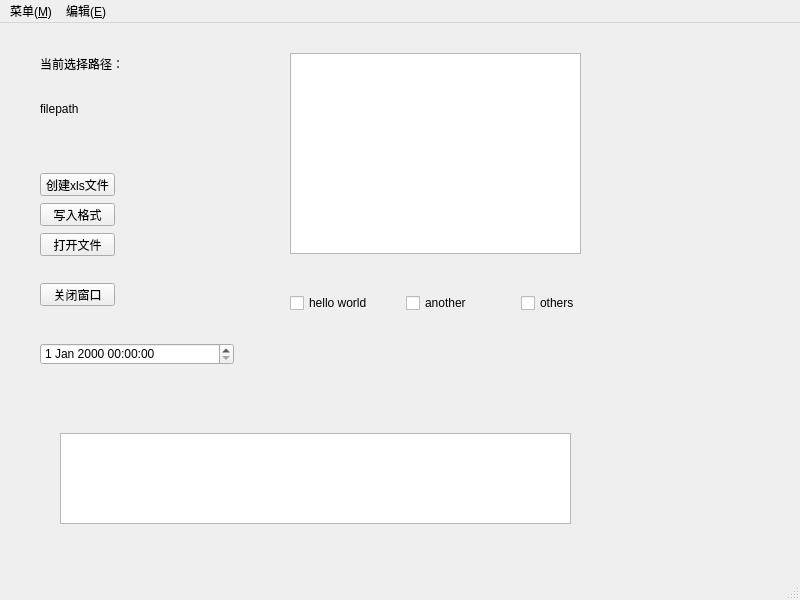
<?xml version="1.0" encoding="UTF-8"?>
<ui version="4.0">
 <class>MainWindow</class>
 <widget class="QMainWindow" name="MainWindow">
  <property name="geometry">
   <rect>
    <x>0</x>
    <y>0</y>
    <width>800</width>
    <height>600</height>
   </rect>
  </property>
  <property name="windowTitle">
   <string>MainWindow</string>
  </property>
  <widget class="QWidget" name="centralwidget">
   <widget class="QPushButton" name="pb_close">
    <property name="geometry">
     <rect>
      <x>40</x>
      <y>260</y>
      <width>75</width>
      <height>23</height>
     </rect>
    </property>
    <property name="text">
     <string>关闭窗口</string>
    </property>
   </widget>
   <widget class="QWidget" name="verticalLayoutWidget">
    <property name="geometry">
     <rect>
      <x>290</x>
      <y>30</y>
      <width>291</width>
      <height>201</height>
     </rect>
    </property>
    <layout class="QVBoxLayout" name="verticalLayout">
     <item>
      <widget class="QListView" name="listView"/>
     </item>
    </layout>
   </widget>
   <widget class="QPushButton" name="pb_savefile">
    <property name="geometry">
     <rect>
      <x>40</x>
      <y>150</y>
      <width>75</width>
      <height>23</height>
     </rect>
    </property>
    <property name="text">
     <string>创建xls文件</string>
    </property>
   </widget>
   <widget class="QPushButton" name="pb_writeformat">
    <property name="geometry">
     <rect>
      <x>40</x>
      <y>180</y>
      <width>75</width>
      <height>23</height>
     </rect>
    </property>
    <property name="text">
     <string>写入格式</string>
    </property>
   </widget>
   <widget class="QPushButton" name="pb_openfile">
    <property name="geometry">
     <rect>
      <x>40</x>
      <y>210</y>
      <width>75</width>
      <height>23</height>
     </rect>
    </property>
    <property name="text">
     <string>打开文件</string>
    </property>
   </widget>
   <widget class="QLabel" name="label">
    <property name="geometry">
     <rect>
      <x>40</x>
      <y>30</y>
      <width>81</width>
      <height>21</height>
     </rect>
    </property>
    <property name="text">
     <string>当前选择路径：</string>
    </property>
   </widget>
   <widget class="QLabel" name="label_select_path">
    <property name="geometry">
     <rect>
      <x>40</x>
      <y>70</y>
      <width>211</width>
      <height>31</height>
     </rect>
    </property>
    <property name="text">
     <string>filepath</string>
    </property>
   </widget>
   <widget class="QWidget" name="horizontalLayoutWidget">
    <property name="geometry">
     <rect>
      <x>290</x>
      <y>240</y>
      <width>341</width>
      <height>80</height>
     </rect>
    </property>
    <layout class="QHBoxLayout" name="horizontalLayout">
     <item>
      <widget class="QCheckBox" name="checkBox">
       <property name="text">
        <string>hello world</string>
       </property>
      </widget>
     </item>
     <item>
      <widget class="QCheckBox" name="checkBox_3">
       <property name="text">
        <string>another</string>
       </property>
      </widget>
     </item>
     <item>
      <widget class="QCheckBox" name="checkBox_2">
       <property name="text">
        <string>others</string>
       </property>
      </widget>
     </item>
    </layout>
   </widget>
   <widget class="QTextBrowser" name="bottomText">
    <property name="geometry">
     <rect>
      <x>60</x>
      <y>410</y>
      <width>511</width>
      <height>91</height>
     </rect>
    </property>
   </widget>
   <widget class="QDateTimeEdit" name="dateTimeEdit">
    <property name="geometry">
     <rect>
      <x>40</x>
      <y>320</y>
      <width>194</width>
      <height>22</height>
     </rect>
    </property>
   </widget>
  </widget>
  <widget class="QMenuBar" name="menubar">
   <property name="geometry">
    <rect>
     <x>0</x>
     <y>0</y>
     <width>800</width>
     <height>23</height>
    </rect>
   </property>
   <widget class="QMenu" name="menu">
    <property name="title">
     <string>菜单(&amp;M)</string>
    </property>
    <addaction name="actionopen"/>
    <addaction name="actionsave"/>
    <addaction name="actionexit"/>
   </widget>
   <widget class="QMenu" name="menu_2">
    <property name="title">
     <string>编辑(&amp;E)</string>
    </property>
   </widget>
   <addaction name="menu"/>
   <addaction name="menu_2"/>
  </widget>
  <widget class="QStatusBar" name="statusbar"/>
  <action name="actionopen">
   <property name="icon">
    <iconset>
     <normaloff>../icon/open_folder_lock_128px_1112500_easyicon.net.ico</normaloff>../icon/open_folder_lock_128px_1112500_easyicon.net.ico</iconset>
   </property>
   <property name="text">
    <string>打开</string>
   </property>
   <property name="shortcut">
    <string>Ctrl+O</string>
   </property>
  </action>
  <action name="actionsave">
   <property name="text">
    <string>保存</string>
   </property>
   <property name="shortcut">
    <string>Ctrl+S</string>
   </property>
  </action>
  <action name="actionexit">
   <property name="text">
    <string>退出</string>
   </property>
   <property name="shortcut">
    <string>F4</string>
   </property>
  </action>
 </widget>
 <resources/>
 <connections>
  <connection>
   <sender>pb_close</sender>
   <signal>clicked()</signal>
   <receiver>MainWindow</receiver>
   <slot>close()</slot>
   <hints>
    <hint type="sourcelabel">
     <x>72</x>
     <y>117</y>
    </hint>
    <hint type="destinationlabel">
     <x>131</x>
     <y>227</y>
    </hint>
   </hints>
  </connection>
 </connections>
</ui>
